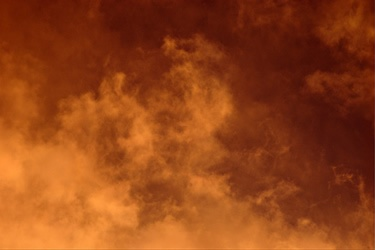
#> input picture images/sample.jpg, 375 x 250 px
$ python main.py
#> lines starting #> are read from the running program, lines starting #| are printed output that depends on the picture
#> in main, img is the input picture: shape (250, 375, 3); mean B, G, R 23, 66.6, 147.5
"""Gray-world white balance and gamma correction with OpenCV and NumPy."""
import argparse
import os
import sys

import cv2
import numpy as np


def white_balance(img):
    """Gray-world white balance: scale each channel so all channel means match."""
    channels = cv2.split(img.astype(np.float32))
    means = [c.mean() for c in channels]
#> means = [22.98, 66.64, 147.5]
    target = sum(means) / 3
#> target = 79.03
    balanced = [np.clip(c * (target / m), 0, 255) for c, m in zip(channels, means)]
#> balanced = 3 items
    return cv2.merge(balanced).astype(np.uint8)
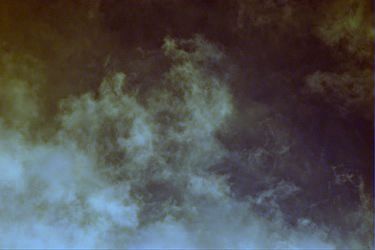
#> returned value: shape (250, 375, 3); mean of channels 0, 1, 2 78.5, 78.5, 78.5; drawn as B, G, R


def gamma_correction(img, gamma):
    """Apply out = in ** (1 / gamma). gamma > 1 brightens, gamma < 1 darkens."""
#> called with gamma = 2.2
    normalized = img / 255.0
    corrected = np.power(normalized, 1.0 / gamma)
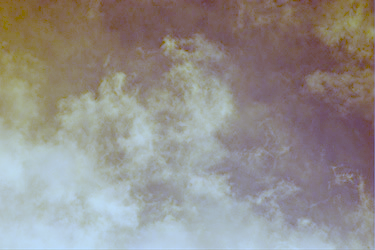
#> corrected: shape (250, 375, 3) float64; mean B, G, R 0.548, 0.561, 0.578
    return np.clip(corrected * 255, 0, 255).astype(np.uint8)


def main():
    parser = argparse.ArgumentParser(description=__doc__)
    parser.add_argument("image", nargs="?", default="images/sample.jpg", help="input image path")
    parser.add_argument("--gamma", type=float, default=2.2, help="gamma value (default: 2.2)")
    parser.add_argument("--out", default="results", help="output folder (default: results)")
    parser.add_argument("--show", action="store_true", help="also open preview windows")
    args = parser.parse_args()

    img = cv2.imread(args.image)
    if img is None:
        sys.exit(f"Error: could not open image '{args.image}'.")

    balanced = white_balance(img)
    corrected = gamma_correction(balanced, args.gamma)

    os.makedirs(args.out, exist_ok=True)
    cv2.imwrite(os.path.join(args.out, "original.jpg"), img)
    cv2.imwrite(os.path.join(args.out, "balanced.jpg"), balanced)
    cv2.imwrite(os.path.join(args.out, "gamma.jpg"), corrected)
    cv2.imwrite(os.path.join(args.out, "comparison.jpg"), np.hstack([img, balanced, corrected]))
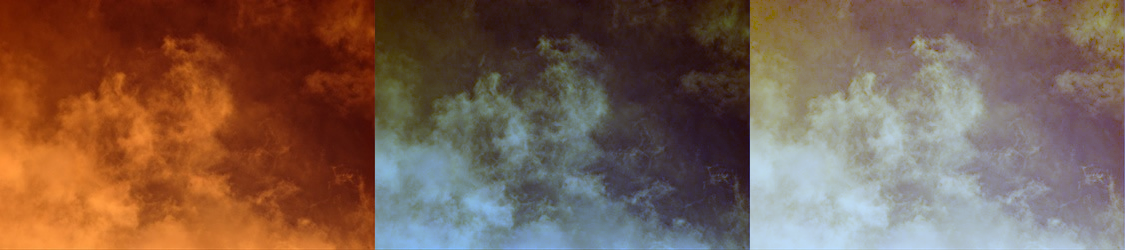
#> saved as comparison.jpg: shape (250, 1125, 3); mean B, G, R 80.2, 95.9, 124.3
    print(f"Saved results to '{args.out}/'")

    if args.show:
        cv2.imshow("Original", img)
        cv2.imshow("White balanced", balanced)
        cv2.imshow("Gamma corrected", corrected)
        cv2.waitKey(0)
        cv2.destroyAllWindows()


if __name__ == "__main__":
    main()
